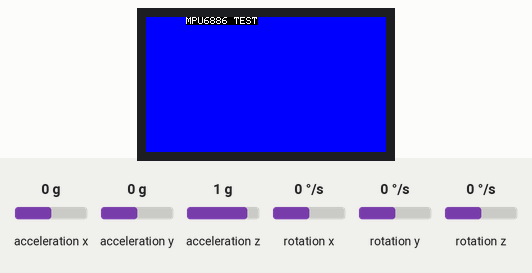
Recording of a sketch running on a simulated ESP32. Parts: 240×135 colour display. The inputs (shaded band) are chosen by the test bench; at power-on: acceleration x 0 g, acceleration y 0 g, acceleration z 1 g, rotation x 0 °/s, rotation y 0 °/s, rotation z 0 °/s. WiFi joins after 1.5 s; servers stay silent unless stated; the local clock reads 2024-03-15 10:24:30 at power-on unless the sketch sets it; no MQTT or app messages arrive unless stated; what the sketch prints to the serial monitor is not drawn.

Above: at 0.3 s.

The sketch:

M5Stick_Send_IMU_Data.ino
```cpp
#include <M5StickCPlus.h>
#include <ArduinoMqttClient.h>
#include "WiFi.h"
#include "time.h"
#include <ArduinoJson.h>

#define DELAY 0.1


// NTP server to request epoch time
const char* ntpServer = "europe.pool.ntp.org";

// Variable to save current epoch time
unsigned long Epoch_Time;

int send_button = 0;
int curr_read = 0;

int send_button2 = 0;
int curr_read2 = 0;

float accX = 0;
float accY = 0;
float accZ = 0;

float gyroX = 0;
float gyroY = 0;
float gyroZ = 0;

float roll = 0;
float pitch = 0;
float yaw = 0;

float temp = 0;

char ssid[] = "HCN-07F980";    // your network SSID (name)
char pass[] = "77313111074341044391";

const char broker[] = "192.168.100.100";
int        port     = 1883;
const char topic[]  = "test/imu";


static int cnt = 0;

unsigned long Get_Epoch_Time() {
  time_t now;
  struct tm timeinfo;
  if (!getLocalTime(&timeinfo)) {
    //Serial.println("Failed to obtain time");
    return(0);
  }
  time(&now);
  return now;
}

String payload;
WiFiClient wifiClient;
MqttClient mqttClient(wifiClient);

/* After M5StickC is started or reset
  the program in the setUp () function will be run, and this part will only be run once.
  After M5StickCPlus is started or reset, the program in the setup() function will be executed, and this part will only be executed once. */
void setup(){
  M5.begin();
  Serial.begin(115200);
  while (!Serial) {
    ; // wait for serial port to connect. Needed for native USB port only
  }
  Serial.print("Attempting to connect to WPA SSID: ");
  Serial.println(ssid);
  while (!WiFi.begin(ssid, pass)) {
    // failed, retry
    Serial.print(".");
    delay(5000);
  }
  Serial.print("WIFI CONNECTED");
  while (!mqttClient.connect(broker, port)) {
    Serial.print("MQTT connection failed! Error code = ");
    Serial.println(mqttClient.connectError());

    delay (5000);
  }

  // LCD display. LCd display
  M5.Imu.Init();

  M5.Lcd.setRotation(3);
  M5.Lcd.fillScreen(BLUE);
  M5.Lcd.setTextSize(1);
  M5.Lcd.setCursor(40, 0);
  M5.Lcd.println("MPU6886 TEST");

  configTime(0, 0, ntpServer);
  /*
  mqttClient.beginMessage(topic);
  payload = "start";
  mqttClient.print(payload);
  mqttClient.endMessage();
  */

}


/* After the program in setup() runs, it runs the program in loop()
The loop() function is an infinite loop in which the program runs repeatedly
After the program in the setup() function is executed, the program in the loop() function will be executed
The loop() function is an endless loop, in which the program will continue to run repeatedly */
void loop() {
    mqttClient.poll();
    static float measurements[60];
    M5.Imu.getGyroData(&gyroX, &gyroY, &gyroZ);
    M5.Imu.getAccelData(&accX, &accY, &accZ);

    accZ -= 0.11;
    gyroX +=3;
    gyroY += 16;
    gyroZ += 8;

    if (curr_read != M5.BtnA.read() && curr_read == 1){
      curr_read = M5.BtnA.read();
    }
    else if (curr_read != M5.BtnA.read()){
      send_button++;
      curr_read = M5.BtnA.read();
    }

    if (curr_read2 != M5.BtnB.read() && curr_read2 == 1){
      curr_read2 = M5.BtnB.read();
    }
    else if (curr_read2 != M5.BtnB.read()){
      send_button2++;
      curr_read2 = M5.BtnB.read();
    }

    measurements[cnt*6] = gyroX;
    measurements[cnt*6+1] = gyroY;
    measurements[cnt*6+2] = gyroZ;
    measurements[cnt*6+3] = accX;
    measurements[cnt*6+4] = accY;
    measurements[cnt*6+5] = accZ;

    cnt++;

    if (cnt == 10){
      DynamicJsonDocument doc(3000);
      JsonArray jsonArray;
      jsonArray = doc.createNestedArray("data");
      for (int i =0;i<60;i++){
        jsonArray.add(measurements[i]);
        //Serial.println(measurements[i]);
      }
      Epoch_Time = Get_Epoch_Time();
      jsonArray.add((float) Epoch_Time);
      jsonArray.add((float) (send_button%2));
      jsonArray.add((float) (send_button2%2));
      jsonArray.add((int)  curr_read2);
      Serial.println(Epoch_Time);
      mqttClient.beginMessage(topic,(unsigned long)measureJson(doc));
      serializeJson(doc, mqttClient);
      mqttClient.endMessage();
      cnt = 0;
    }

    delay(10);
}
```
